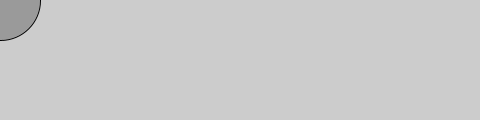
Frame 1 (no input)
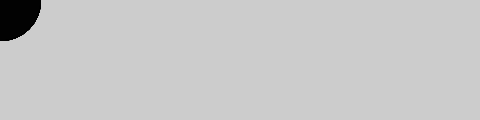
Frame 60 (the mouse pressed at the canvas centre just before this capture)
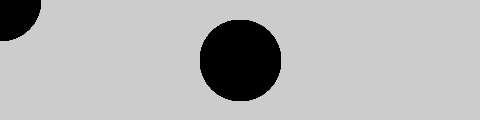
Frame 120 (the mouse held since frame 60 and released just before this capture)

The Processing sketch that drew these frames (run headless with seeded random() and noise(); from frame 60 on, the mouse is pressed at the canvas centre):

// Processing sketch: sketch1
// ── sketch1.pde
void setup(){
  size(480,120);
}

void draw(){
  if(mousePressed){
    fill(0);
  }else{
    fill(mouseX,mouseY, mouseX-mouseY,63);
  }
  ellipse(mouseX, mouseY, 80,80);
}
